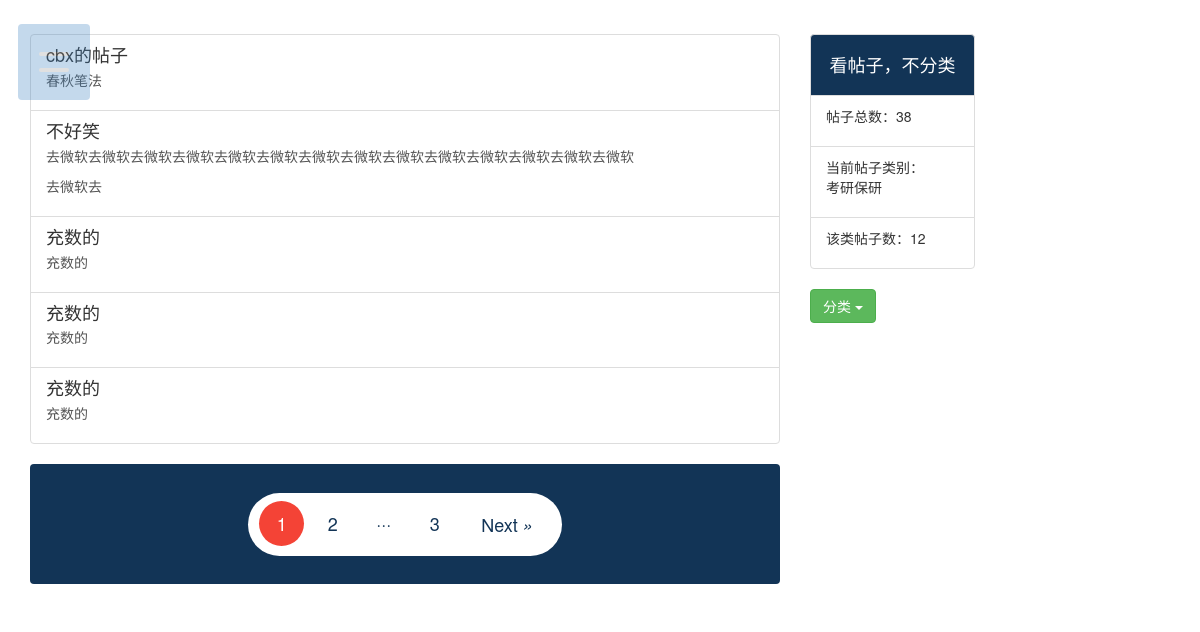
/tiezi/label/2, run on the app's committed database.
### tiezi/models.py (models this page shows, shortened)
class TieZi(models.Model,ReadNumExpandMethod):
    title = models.CharField(u'帖子标题', max_length=40, help_text='不超过40个字符')
    tiezi_label = models.ForeignKey(TieZi_Label, on_delete=models.CASCADE,blank=True)
    content = RichTextUploadingField()
    author = models.ForeignKey(User, on_delete=models.CASCADE)
    read_detail = GenericRelation(ReadDetail)
    created_time = models.DateTimeField(auto_now_add=True,blank=True)
    last_altered_time = models.DateTimeField(auto_now=True,blank=True)
    class Meta:
        ordering = ['-created_time']

class TieZi_Label(models.Model):
    name = models.CharField(u'标签', max_length=20, null=True, blank=True, help_text='不超过20个字符')
    def __str__(self):
        return u'%s' % (self.name)

### tiezi/views.py (the view)
# urls.py: path('label/<int:label_id>', views.label_to_tiezi, name="label_to_tiezi"),
def label_to_tiezi(request, label_id):
    a = get_object_or_404(TieZi_Label, pk=label_id)
    x = TieZi.objects.filter(tiezi_label=a)
    context = tiezi_pagination(request, x)
    context['tiezi_all_count'] = TieZi.objects.all().count() #全类帖子总数
    context['tiezi_label_all'] = TieZi_Label.objects.all() #分类总集合
    context['tiezi_label'] = a #该类名称
    context['tiezi_with_samelabel'] = x #该类帖子总集合
    return render(request, 'tiezi_with_samelabel.html', context)

### tiezi/views.py (called while the page is built)
def tiezi_pagination(request, tiezi_list):
    paginator = Paginator(tiezi_list, settings.EACH_PAGE_TIEZI_NUM) #全类37篇帖子，分成8页
    which_page = request.GET.get('page',1)
    true_page = paginator.get_page(which_page)
    current_page_num = true_page.number
    page_range = list(range(max(current_page_num-1,1),current_page_num)) + \
    list(range(current_page_num,min(current_page_num+1,paginator.num_pages)+1))
    if page_range[0]-1>=1:
        page_range.insert(0,'···')
    if paginator.num_pages - page_range[-1] >=1:
        page_range.append('···')
    if page_range[0] !=1:
        page_range.insert(0,1)
    if page_range[-1] !=paginator.num_pages:
        page_range.append(paginator.num_pages)
    context={}
    context['tiezi_all']  = true_page.object_list #某一页的帖子集合
    context['page'] = true_page #分页器
    context['page_range'] = page_range
    return context

### tiezi/templates/tiezi_with_samelabel.html (shortened to what this page needs)
{% extends 'Universal.html' %}
{% block css_js %}
    <link rel="stylesheet" href="/static/css/tiezi_with_samelabel.css">
{% endblock %}
{% block content %}
<div class="container">
    <div class="row" style="margin-top: 3%">
        <div class="col-xs-8 col-sm-8 col-md-8 ">
            <div class="list-group">
                {% for i in tiezi_all %}
                <a href="{% url 'tiezi_detail' i.id %}" class="list-group-item">
                    <h4 class="list-group-item-heading">{{i.title}}</h4>
                    <p class="list-group-item-text">{{i.content|striptags|safe|truncatechars:50|linebreaks}}</p>
                </a>
                {% empty %}
                什么都没有
                {% endfor %}
            </div>
            <div class="pagination" style="display: flex;align-items: center;
                justify-content: center;min-height: 15vh;background: #123456;">
                <div id="sb" style="display: flex;list-style: none;background: #fff;
                    padding: 8px;border-radius: 50px;">
                    {% for i in page_range %}
                        {% if page.number is i %}
                        <span class="numb" style="line-height: 45px;text-align: center;font-size: 18px;font-weight: 500;cursor: default ;transition: all 0.3s ease;height: 45px;width: 45px;border-radius: 50%;margin: 0 3px;text-decoration:none;color: #fff;background: #f44336;">
                            {{i}}
                        </span>
                        {%else%}
                            {% if i == '···' %}
                                <span class="numb" style="line-height: 45px;text-align: center;font-size: 18px;font-weight: 500;cursor: default;transition: all 0.3s ease;height: 45px;width: 45px;border-radius: 50%;margin: 0 3px;text-decoration:none;">···
                                </span>
                            {% else %}
                                <a class="numb" style="line-height: 45px;text-align: center;font-size: 18px;font-weight: 500;cursor: pointer;transition: all 0.3s ease;height: 45px;width: 45px;border-radius: 50%;margin: 0 3px;text-decoration:none;" href="?page={{i}}">{{i}}
                                </a>
                            {% endif %}
                        {% endif %}
                    {% endfor %}
                    {% if page.has_next %}
                        <a id="right" class="btn prev" style="line-height: 45px;text-align: center;font-size: 18px;font-weight: 500;cursor: pointer;transition: all 0.3s ease;padding: 0 20px;border-radius: 5px 25px 25px 5px;text-decoration:none" href="?page={{page.next_page_number}}">
                            <span>
                                Next <i>&raquo</i>
                            </span>
                        </a>
                    {% else %}
                        <span></span>
                    {% endif %}
                </div>
            </div>
        </div>
        <div class="col-xs-2 col-sm-2 col-md-2">
            <div class="list-group">
                <a id="bufenlei" class="list-group-item" href="{% url 'tiezi_list' %}" style="cursor: pointer;font-weight: 600;text-decoration: none;text-align: center;">
                    <h4 style="color:#fff">看帖子，不分类</h4>
                </a>
                <li class="list-group-item">
                    <p>帖子总数：{{ tiezi_all_count }}</p>
                </li>
                <li class="list-group-item">
                    <p>当前帖子类别：<br>{{ tiezi_label }}</p>
                </li>
                <li class="list-group-item">
                    <p>该类帖子数：{{ tiezi_with_samelabel | length}}</p>
                </li>
            </div>
            <div class="btn-group">
                <button type="button" class="btn btn-success dropdown-toggle" data-toggle="dropdown" aria-haspopup="true" aria-expanded="false">
                分类 <span class="caret"></span>
                </button>
            </div>
        </div>
    </div>
</div>
{% endblock %}

### static/css/navbar.css (style rules this page uses)
* { padding: 0; margin: 0; }

### static/css/tiezi_with_samelabel.css (style rules this page uses)
#bufenlei { background: #123456; transition: 0.4s ease; }
#sb>.numb,#left,#right { color: #123456; }

### data on the page
TieZi: title "cbx的帖子", content "春秋笔法"
TieZi: title "不好笑", content "去微软去微软去微软去微软去微软去微软去微软去微软去微软去微软去微软去微软去微软去微软 去微软去"
TieZi: title "充数的", content "充数的"
TieZi: title "充数的", content "充数的"
TieZi: title "充数的", content "充数的"
TieZi_Label: name "考研保研"

### other printed values
{{ i }} "1"
{{ i }} "2" "3"
{{ tiezi_all_count }} "38"
{{ tiezi_with_samelabel | length }} "12"
